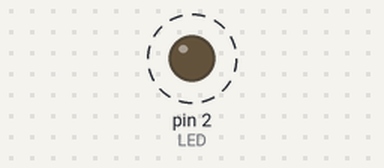
A sketch run on a simulated Arduino Uno, built with avr-gcc and run on an emulated ATmega328P. Shown: output pins drawn as LEDs (lit = HIGH). Dashed ring = blinking.

Above: at 0.5 s.
Timing chart, 0 to 4.6 s (numbered marks = the images above):
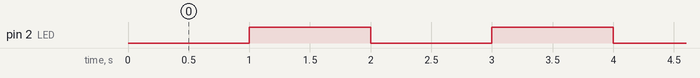

The sketch:

ex3.ino
```cpp
//int pinButton = 4;
int LED = 2;
int state = HIGH;

void setup() {
  //pinMode(pinButton, INPUT_PULLUP);
  pinMode(LED, OUTPUT);
  //Serial.begin;
}

void loop() {
  state = state ? LOW : HIGH;
  digitalWrite(LED, state);
  delay(1000);
}
```

Measured:
- by itself, pin 2 (LED): alternates HIGH for 1.0 s and LOW for 1.0 s
